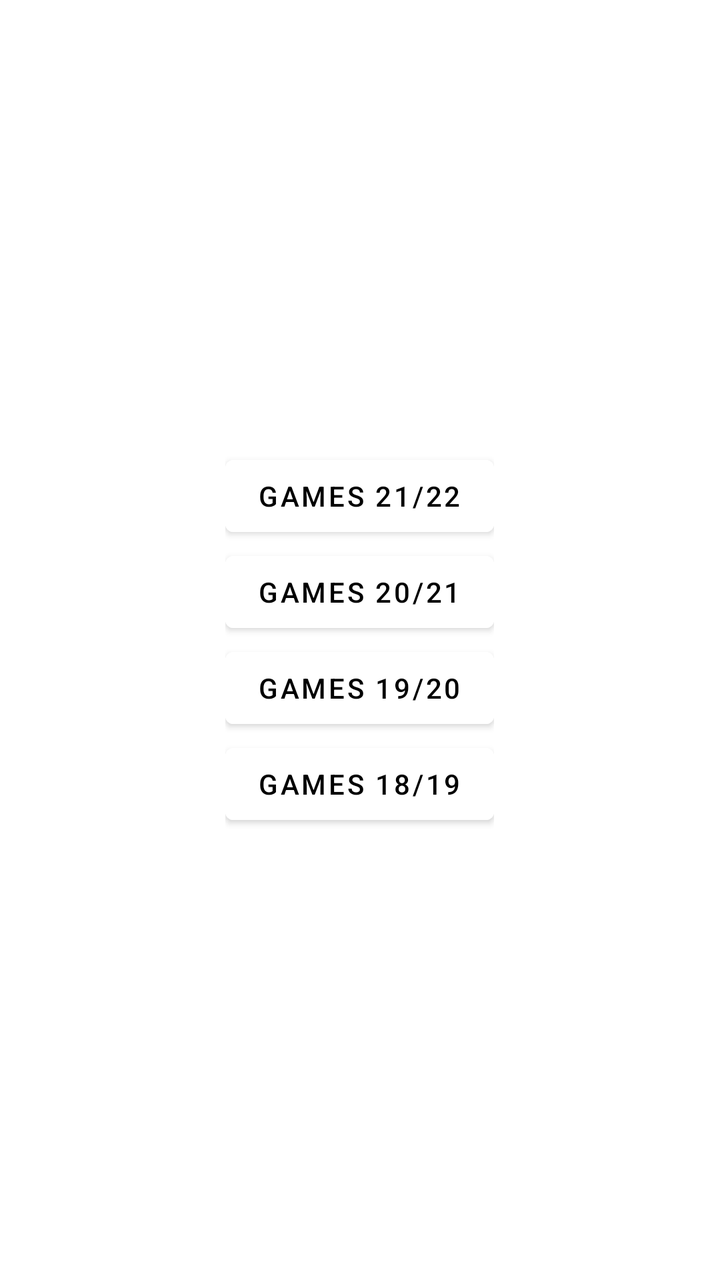
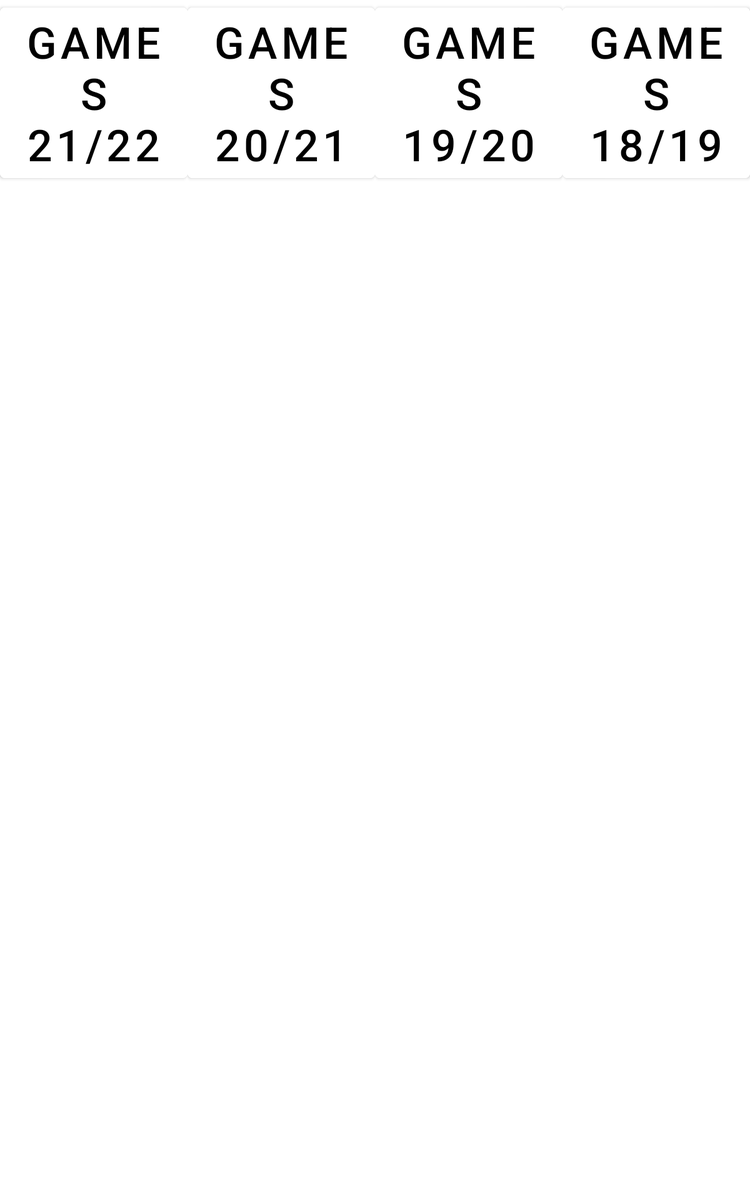

The same Android screen from two of the app's own layout files: first res/layout/ as a phone draws it, then the repository's variant for another configuration, drawn on a device whose configuration selects that folder. Both files follow.
<!-- AndroidManifest.xml: application theme Theme.SportLeagues -->
<!-- res/layout/season_fragment.xml -->
<?xml version="1.0" encoding="utf-8"?>
<LinearLayout xmlns:android="http://schemas.android.com/apk/res/android"
    android:layout_width="match_parent"
    android:layout_height="match_parent"
    xmlns:app="http://schemas.android.com/apk/res-auto"
    android:orientation="vertical">
    <LinearLayout
        android:layout_width="wrap_content"
        android:layout_height="match_parent"
        android:orientation="vertical"
        android:layout_gravity="center"
        android:gravity="center">

        <LinearLayout
            android:layout_width="wrap_content"
            android:layout_height="wrap_content"
            android:layout_gravity="center">
            <Button
                android:id="@+id/button_seasonNow"
                android:layout_width="wrap_content"
                android:layout_height="wrap_content"
                android:text="@string/seasonNow"
                android:textColor="@color/black"
                android:backgroundTint="@color/white">
            </Button>
        </LinearLayout>

        <LinearLayout
            android:layout_width="wrap_content"
            android:layout_height="wrap_content"
            android:layout_gravity="center">
            <Button
                android:id="@+id/button_season1"
                android:layout_width="wrap_content"
                android:layout_height="wrap_content"
                android:text="@string/season1"
                android:textColor="@color/black"
                android:backgroundTint="@color/white">
            </Button>
        </LinearLayout>


        <LinearLayout
            android:layout_width="wrap_content"
            android:layout_height="wrap_content"
            android:layout_gravity="center">
            <Button
                android:id="@+id/button_season2"
                android:layout_width="wrap_content"
                android:layout_height="wrap_content"
                android:layout_gravity="center"
                android:text="@string/season2"
                android:textColor="@color/black"
                android:backgroundTint="@color/white">
            </Button>
        </LinearLayout>

        <LinearLayout
            android:layout_width="wrap_content"
            android:layout_height="wrap_content"
            android:layout_gravity="center">
            <Button
                android:id="@+id/button_season3"
                android:layout_width="wrap_content"
                android:layout_height="wrap_content"
                android:text="@string/season3"
                android:textColor="@color/black"
                android:backgroundTint="@color/white">
            </Button>
        </LinearLayout>
    </LinearLayout>

</LinearLayout>
<!-- resources referenced by this layout -->
<resources>
  <string name="season1">Games 20/21</string>
  <string name="season2">Games 19/20</string>
  <string name="season3">Games 18/19</string>
  <string name="seasonNow">Games 21/22</string>
  <style name="Theme.SportLeagues" parent="Theme.MaterialComponents.DayNight.DarkActionBar">
          
          <item name="colorPrimary">@color/purple_500</item>
          <item name="colorPrimaryVariant">@color/purple_700</item>
          <item name="colorOnPrimary">@color/white</item>
          
          <item name="colorSecondary">@color/teal_200</item>
          <item name="colorSecondaryVariant">@color/teal_700</item>
          <item name="colorOnSecondary">@color/black</item>
          
          <item name="android:statusBarColor" tools:targetApi="l">?attr/colorPrimaryVariant</item>
          
      </style>
</resources>
<!-- res/layout-sw600dp/season_fragment.xml (the repository's variant of the layout above) -->
<!-- drawn on a 7-inch tablet held upright -->
<?xml version="1.0" encoding="utf-8"?>
<LinearLayout xmlns:android="http://schemas.android.com/apk/res/android"
    android:layout_width="match_parent"
    android:layout_height="match_parent"
    xmlns:app="http://schemas.android.com/apk/res-auto"
    android:orientation="vertical">
    <LinearLayout
        android:layout_width="match_parent"
        android:layout_height="wrap_content"
        android:orientation="horizontal"
        android:layout_gravity="center">

        <LinearLayout
            android:layout_width="wrap_content"
            android:layout_height="wrap_content"
            android:layout_weight="1">
            <Button
                android:id="@+id/button_seasonNow"
                android:layout_width="wrap_content"
                android:layout_height="wrap_content"
                android:text="@string/seasonNow"
                android:textSize="35dp"
                android:textColor="@color/black"
                android:backgroundTint="@color/white">
            </Button>
        </LinearLayout>

        <LinearLayout
            android:layout_width="wrap_content"
            android:layout_height="wrap_content"
            android:layout_weight="1">
            <Button
                android:id="@+id/button_season1"
                android:layout_width="wrap_content"
                android:layout_height="wrap_content"
                android:text="@string/season1"
                android:textSize="35dp"
                android:textColor="@color/black"
                android:backgroundTint="@color/white">
            </Button>
        </LinearLayout>


        <LinearLayout
            android:layout_width="wrap_content"
            android:layout_height="wrap_content"
            android:layout_weight="1">
            <Button
                android:id="@+id/button_season2"
                android:layout_width="wrap_content"
                android:layout_height="wrap_content"
                android:layout_gravity="center"
                android:text="@string/season2"
                android:textSize="35dp"
                android:textColor="@color/black"
                android:backgroundTint="@color/white">
            </Button>
        </LinearLayout>

        <LinearLayout
            android:layout_width="wrap_content"
            android:layout_height="wrap_content"
            android:layout_gravity="center"
            android:layout_weight="1">
            <Button
                android:id="@+id/button_season3"
                android:layout_width="wrap_content"
                android:layout_height="wrap_content"
                android:text="@string/season3"
                android:textSize="35dp"
                android:textColor="@color/black"
                android:backgroundTint="@color/white">
            </Button>
        </LinearLayout>
    </LinearLayout>

</LinearLayout>
